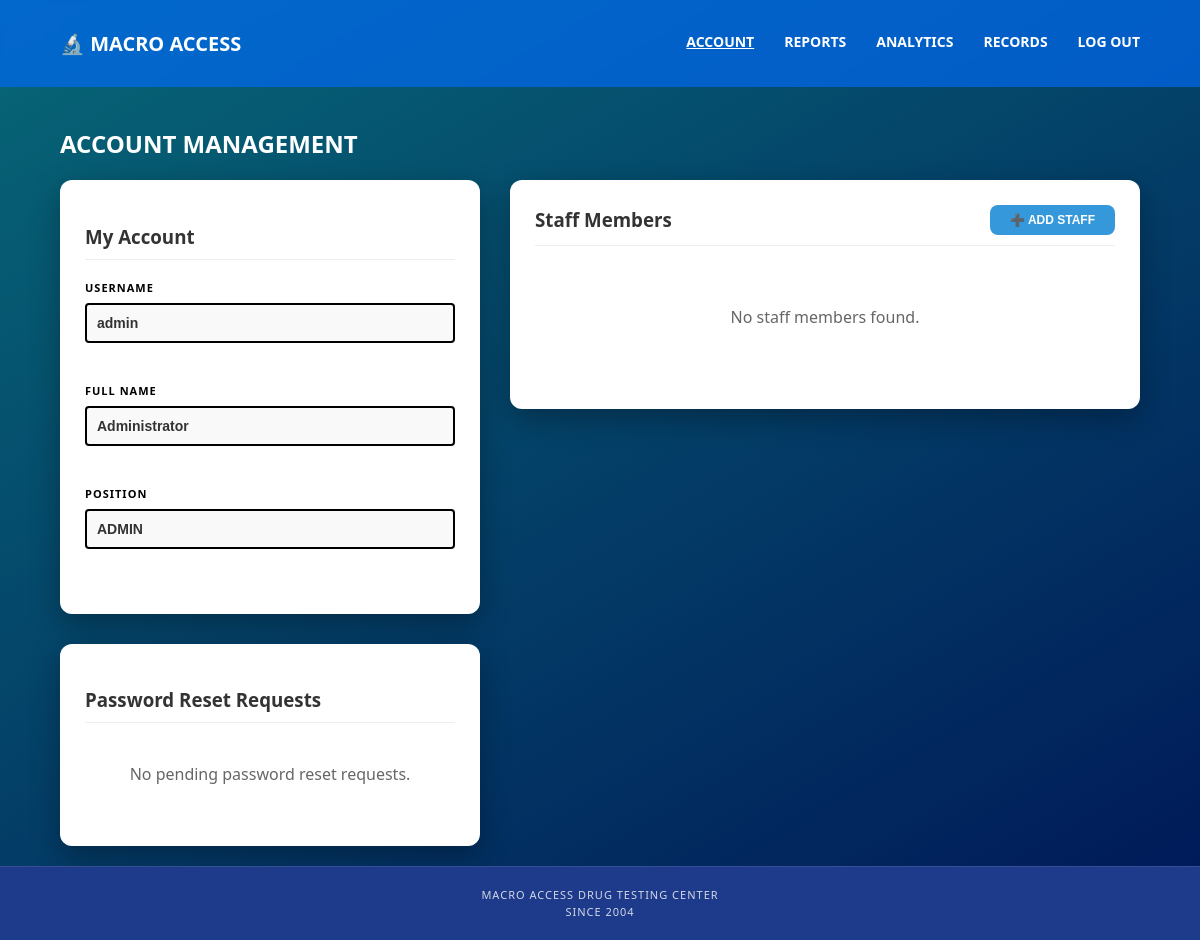
Before: /index.php?action=account (signed in) with the older database file.
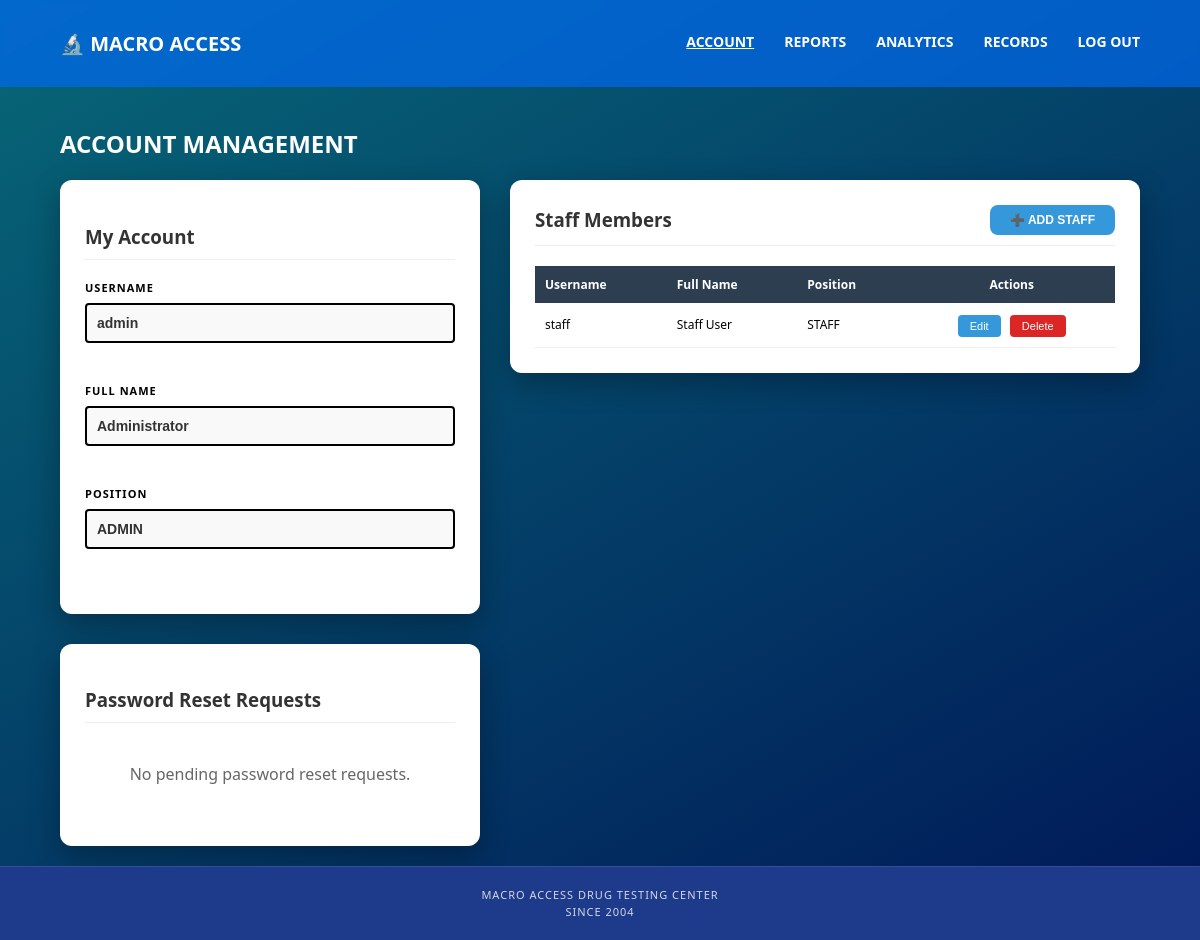
After: the same page with the newer database file.
### tables this page shows
CREATE TABLE `users` (
    `id` int(11) NOT NULL AUTO_INCREMENT,
    `username` varchar(50) NOT NULL,
    `full_name` varchar(255) DEFAULT NULL,
    `password` varchar(255) NOT NULL,
    `position` enum(
        'ADMIN',
        'CHIEF TECHNOLOGIST',
        'STAFF'
    ) NOT NULL DEFAULT 'STAFF',
    `created_at` timestamp NOT NULL DEFAULT current_timestamp(),
    `reset_token` varchar(255) DEFAULT NULL,
    `reset_requested` timestamp NULL DEFAULT NULL,
    `reset_approved` tinyint(1) NOT NULL DEFAULT 0,

    PRIMARY KEY (`id`),
    UNIQUE KEY `username` (`username`)

);

### views/header.php (called while the page is built, shortened)
<?php
if (!function_exists('isAdmin')) {
    function isAdmin() {
        return isset($_SESSION['position']) && strtoupper(trim($_SESSION['position'])) === 'ADMIN';
    }
}
?>

### views/account.php (the view, shortened to what this page needs)
<?php include 'views/header.php'; ?>
<!DOCTYPE html>
<html lang="en">
<head>
    <link rel="stylesheet" href="assets/style.css">
</head>
<body class="dashboard-body">
    <nav class="navbar">
        <div class="nav-logo">
            <a href="index.php?action=dashboard" style="text-decoration: none; color: inherit;">🔬 MACRO ACCESS</a>
        </div>
        <ul class="nav-links">
            <li><a href="index.php?action=account" class="active" style="text-decoration: underline !important;">ACCOUNT</a></li>
            <li><a href="index.php?action=reports">REPORTS</a></li>
            <li><a href="index.php?action=analytics">ANALYTICS</a></li>
            <?php if (isAdmin()): ?>
                <li><a href="index.php?action=records">RECORDS</a></li>
            <?php endif; ?>
            <li><a href="index.php?action=logout">LOG OUT</a></li>
        </ul>
    </nav>
    <div class="main-content">
        <?php if (isAdmin()): ?>
            <h2 class="page-title">ACCOUNT MANAGEMENT</h2>
            <div style="display: flex; gap: 30px; max-width: 1200px; margin: 0 auto;">
                <div style="flex: 0.4;">
                    <div class="white-card" style="padding: 25px; margin-bottom: 30px;">
                        <h3 style="color: #333; margin-bottom: 20px; border-bottom: 1px solid #eee; padding-bottom: 10px;">My Account</h3>
                        <div class="input-block" style="margin-bottom: 15px;">
                            <label style="font-size: 11px;">USERNAME</label>
                            <input type="text" class="thick-border-input"
                                   value="<?= htmlspecialchars($user['username'] ?? $_SESSION['username'] ?? 'USER') ?>"
                                   style="padding: 10px;" readonly>
                        </div>
                        <div class="input-block" style="margin-bottom: 15px;">
                            <label style="font-size: 11px;">FULL NAME</label>
                            <input type="text" class="thick-border-input"
                                   value="<?= htmlspecialchars($user['full_name'] ?? '') ?>"
                                   style="padding: 10px;" readonly>
                        </div>
                        <div class="input-block" style="margin-bottom: 15px;">
                            <label style="font-size: 11px;">POSITION</label>
                            <input type="text" class="thick-border-input"
                                   value="<?= htmlspecialchars($_SESSION['position'] ?? 'ADMIN') ?>"
                                   style="padding: 10px;" readonly>
                        </div>
                    </div>
                    <?php
                    $stmt = $db->prepare("SELECT * FROM users WHERE reset_token IS NOT NULL AND reset_approved = 0 AND position != 'ADMIN' ORDER BY reset_requested DESC");
                    $stmt->execute();
                    $resetRequests = $stmt->fetchAll(PDO::FETCH_ASSOC);
                    ?>
                    <div class="white-card" style="padding: 25px;">
                        <h3 style="color: #333; margin-bottom: 20px; border-bottom: 1px solid #eee; padding-bottom: 10px;">
                            Password Reset Requests
                        </h3>
                        <?php if (empty($resetRequests)): ?>
                            <p style="color: #666; text-align: center; padding: 20px;">No pending password reset requests.</p>
                        <?php endif; ?>
                    </div>
                </div>
                <div style="flex: 0.6;">
                    <div class="white-card" style="padding: 25px;">
                        <div style="display: flex; justify-content: space-between; align-items: center; margin-bottom: 20px; border-bottom: 1px solid #eee; padding-bottom: 10px;">
                            <h3 style="color: #333; margin: 0;">Staff Members</h3>
                            <button type="button" class="btn-add-staff" onclick="openModal('addUserModal')" style="background: #3498db; color: white; border: none; padding: 8px 20px; border-radius: 8px; cursor: pointer; font-weight: bold;">
                                ➕ ADD STAFF
                            </button>
                        </div>
                        <?php
                        $stmt = $db->prepare("SELECT id, username, full_name, position FROM users WHERE position != 'ADMIN' ORDER BY username ASC");
                        $stmt->execute();
                        $staffList = $stmt->fetchAll(PDO::FETCH_ASSOC);
                        ?>
                        <?php if (empty($staffList)): ?>
                            <p style="color: #666; text-align: center; padding: 40px;">No staff members found.</p>
                        <?php else: ?>
                            <table style="width: 100%; border-collapse: collapse;">
                                <thead>
                                    <tr style="background: #2c3e50;">
                                        <th style="padding: 10px; text-align: left; color: white; font-size: 12px;">Username</th>
                                        <th style="padding: 10px; text-align: left; color: white; font-size: 12px;">Full Name</th>
                                        <th style="padding: 10px; text-align: left; color: white; font-size: 12px;">Position</th>
                                        <th style="padding: 10px; text-align: center; color: white; font-size: 12px;">Actions</th>
                                    </tr>
                                </thead>
                                <tbody>
                                    <?php foreach ($staffList as $staff): ?>
                                    <tr style="border-bottom: 1px solid #eee;">
                                        <td style="padding: 10px; font-size: 12px;"><?= htmlspecialchars($staff['username']) ?>
                                        <td style="padding: 10px; font-size: 12px;"><?= htmlspecialchars($staff['full_name'] ?? 'N/A') ?>
                                        <td style="padding: 10px; font-size: 12px;"><?= htmlspecialchars($staff['position']) ?>
                                        <td style="padding: 10px; text-align: center;">
                                            <button onclick="openEditStaffModal(<?= $staff['id'] ?>, '<?= htmlspecialchars($staff['username']) ?>', '<?= htmlspecialchars($staff['full_name'] ?? '') ?>')" style="background: #3498db; color: white; border: none; padding: 5px 12px; border-radius: 4px; cursor: pointer; margin-right: 5px; font-size: 11px;">
                                                Edit
                                            </button>
                                            <button onclick="deleteStaff(<?= $staff['id'] ?>, '<?= htmlspecialchars($staff['username']) ?>')" style="background: #dc2626; color: white; border: none; padding: 5px 12px; border-radius: 4px; cursor: pointer; font-size: 11px;">
                                                Delete
                                            </button>
                                    </tr>
                                    <?php endforeach; ?>
                                </tbody>
                            </table>
                        <?php endif; ?>
                    </div>
                </div>
            </div>
        <?php endif; ?>
    </div>
    <?php include 'views/footer.php'; ?>
</body>
</html>

### index.php (shortened to what this page needs)
<?php
$database = new Database();
$db = $database->connect();
if (!isset($_SESSION['user_id'])) {
    $defaultAction = 'login';
} else {
    $defaultAction = 'dashboard';
}
$action = $_GET['action'] ?? $defaultAction;
switch ($action) {
    case 'account':
        $stmt = $db->prepare("SELECT * FROM users WHERE id = ?");
        $stmt->execute([$_SESSION['user_id']]);
        $user = $stmt->fetch(PDO::FETCH_ASSOC);
        include 'views/account.php';
        break;
}

### views/footer.php (shortened to what this page needs)
<footer class="footer">
    <div class="footer-content">
        MACRO ACCESS DRUG TESTING CENTER <br>
        SINCE 2004
    </div>
</footer>

### assets/style.css (style rules this page uses)
:root { --primary-blue: #1e3a8a; --accent-blue: #0ea5e9; --light-blue: #87ceeb; --teal-accent: #8de3f2; --bg-gradient: linear-gradient(150deg, #076777 0%, #001758 100%); --card-shadow: 0 20px 25px rgba(0,0,0,0.2); }
html { min-height: 100%; background: var(--bg-gradient); background-attachment: fixed; }
body { margin: 0; font-family: 'Segoe UI', Arial, sans-serif; background: transparent; color: white; min-height: 00vh; overflow-x: hidden; }
.navbar { display: flex; justify-content: space-between; padding: 30px 60px; background: rgba(2, 106, 242, 0.685); backdrop-filter: blur(2px); }
.nav-logo a { color: white; text-decoration: none; font-weight: bold; font-size: 20px; transition: transform 0.2s ease; }
.nav-links { display: flex; list-style: none; gap: 30px; margin: 0; padding: 0; }
.nav-links a { color: white; text-decoration: none; font-weight: bold; font-size: 14px; }
.white-card { background: white; border-radius: 12px; padding: 40px; color: black; box-shadow: 0 10px 30px rgba(0,0,0,0.3); }
.main-content { padding: 20px 60px; }
.thick-border-input { width: 100%; padding: 12px 15px; border: 2px solid #000000; border-radius: 4px; font-size: 14px; font-weight: bold; margin-bottom: 25px; background-color: #f9f9f9; color: #333; box-sizing: border-box; }
.input-block label { display: block; font-weight: 900; font-size: 12px; color: #000; letter-spacing: 1px; margin-bottom: 8px; text-transform: uppercase; }
.footer { padding: 35px; text-align: center; font-size: 0.8rem; color: rgba(255,255,255,0.7); background: rgba(2, 106, 242, 0.685); width: 100%; box-sizing: border-box; }
.btn-add-staff { background: #3498db; color: white; border: none; padding: 8px 20px; border-radius: 8px; cursor: pointer; font-weight: bold; font-size: 12px; }
.page-title { color: white; margin-bottom: 20px; }
* { max-width: 100%; box-sizing: border-box; }

### views/footer.php (style rules this page uses)
html, body { height: 100%; margin: 0; }
body { display: flex; flex-direction: column; }
main, .main-content, .dashboard-main, .analytics-wrapper, .centered-container, .landing-hero { flex: 1 0 auto; }
.footer { flex-shrink: 0; width: 100%; background-color: #1e3a8a; color: rgba(255, 255, 255, 0.8); text-align: center; padding: 20px 0; font-size: 11px; line-height: 1.5; letter-spacing: 1px; border-top: 1px solid rgba(255, 255, 255, 0.1); }
.footer-content { max-width: 1200px; margin: 0 auto; }

Changed rows visible on the page:
added users: username "staff", full_name "Staff User", position "STAFF"
Other visible differences:
text no longer shown: "No staff members found."
text now shown: "Username Full Name Position Actions"
